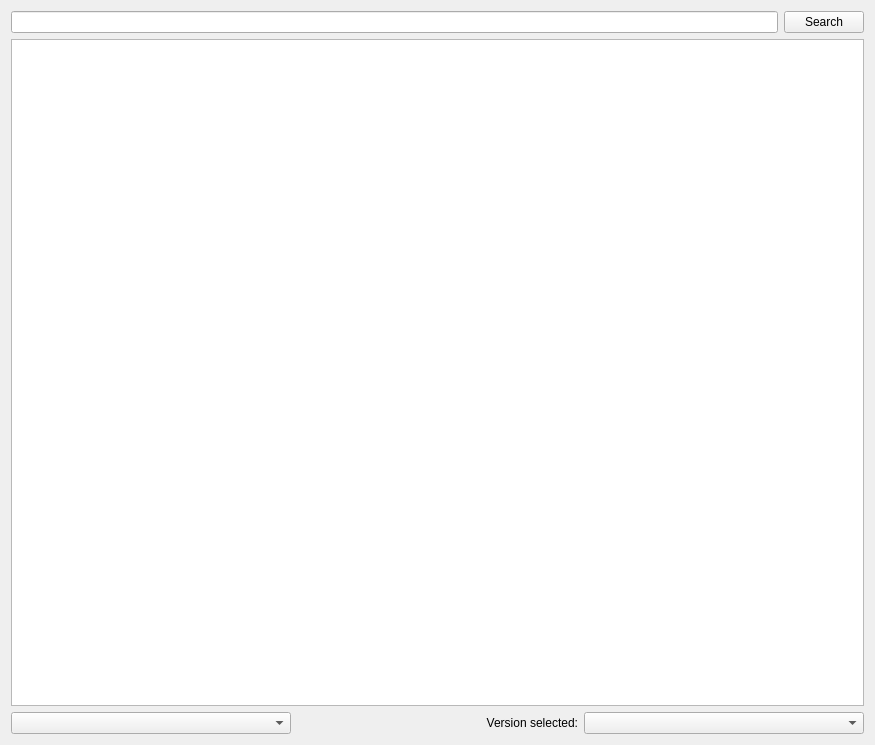
<?xml version="1.0" encoding="UTF-8"?>
<ui version="4.0">
 <class>FtbPage</class>
 <widget class="QWidget" name="FtbPage">
  <property name="geometry">
   <rect>
    <x>0</x>
    <y>0</y>
    <width>875</width>
    <height>745</height>
   </rect>
  </property>
  <layout class="QGridLayout" name="gridLayout">
   <item row="0" column="1">
    <widget class="QPushButton" name="searchButton">
     <property name="text">
      <string>Search</string>
     </property>
    </widget>
   </item>
   <item row="0" column="0">
    <widget class="QLineEdit" name="searchEdit"/>
   </item>
   <item row="2" column="0" colspan="2">
    <layout class="QGridLayout" name="gridLayout_4" columnstretch="0,0,0" rowminimumheight="0" columnminimumwidth="0,0,0">
     <item row="0" column="2">
      <widget class="QComboBox" name="versionSelectionBox"/>
     </item>
     <item row="0" column="1">
      <widget class="QLabel" name="label">
       <property name="text">
        <string>Version selected:</string>
       </property>
       <property name="alignment">
        <set>Qt::AlignRight|Qt::AlignTrailing|Qt::AlignVCenter</set>
       </property>
      </widget>
     </item>
     <item row="0" column="0">
      <widget class="QComboBox" name="sortByBox"/>
     </item>
    </layout>
   </item>
   <item row="1" column="0" colspan="2">
    <widget class="QTreeView" name="packView">
     <property name="alternatingRowColors">
      <bool>true</bool>
     </property>
     <property name="iconSize">
      <size>
       <width>48</width>
       <height>48</height>
      </size>
     </property>
    </widget>
   </item>
  </layout>
 </widget>
 <tabstops>
  <tabstop>searchEdit</tabstop>
  <tabstop>searchButton</tabstop>
  <tabstop>packView</tabstop>
  <tabstop>versionSelectionBox</tabstop>
 </tabstops>
 <resources/>
 <connections/>
</ui>
